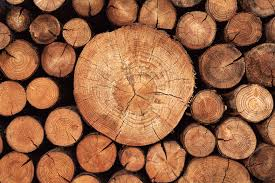
#> input picture lo5/smakk.jpeg, 275 x 183 px
$ python LBP.py
#> lines starting #> are read from the running program, lines starting #| are printed output that depends on the picture
import cv2
import numpy as np
from skimage.feature import local_binary_pattern
import matplotlib

matplotlib.use('Agg')
import matplotlib.pyplot as plt

path = 'smakk.jpeg'

gray_image = cv2.imread(path,cv2.IMREAD_GRAYSCALE)
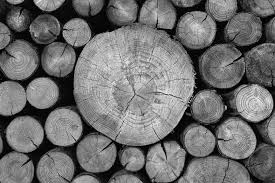
#> gray_image: shape (183, 275); min 0, max 244, mean 111.1

radius = 1
n_points = 8 * radius

lbp = local_binary_pattern(gray_image,n_points,radius,method='uniform')
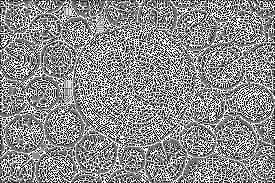
#> lbp: shape (183, 275) float64; min 0, max 9, mean 4.92; drawn with min black and max white

lbp_hist , _ = np.histogram(lbp.ravel(),bins=np.arange(0,n_points+3))
#> lbp_hist = [5014, 5019, 3101, 4341, 6245, 4046, 3007, 4898, 6000, 8654]

lbp_hist = lbp_hist.astype(float)

lbp_hist /= (lbp_hist.sum() + 1e-6)
#> lbp_hist = [0.0996, 0.0997, 0.0616, 0.0863, 0.124, 0.0804, 0.0598, 0.0973, 0.119, 0.172]


lbp_display = (lbp * (255 / lbp.max())).astype(np.uint8)

cv2.imshow('grey' , gray_image)
cv2.imshow('LBP' , lbp_display)

cv2.waitKey(0)
cv2.destroyAllWindows()

plt.figure(figsize=(8,6))
plt.bar(np.arange(0,len(lbp_hist)),lbp_hist,color='purple')
plt.title("LBP Histogram")
plt.xlabel("prototypes")
plt.ylabel("pixels")

plt.savefig("finish.png")
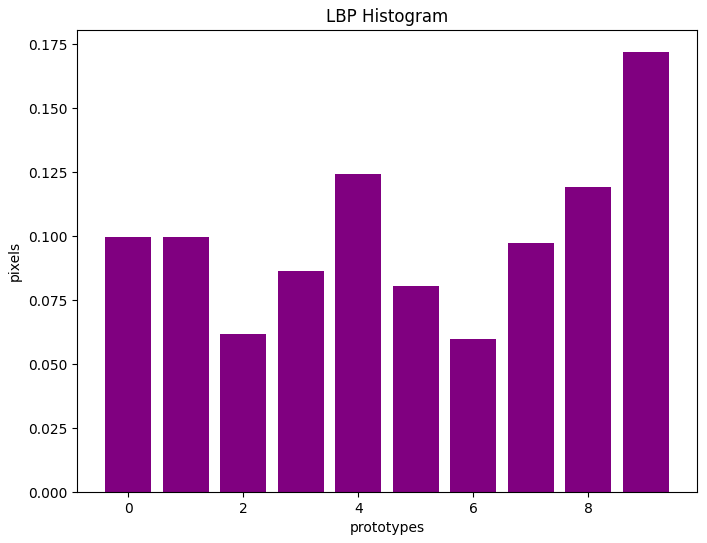
#> figure drawn by matplotlib, 1 panel; tallest bar 0.172 high, from x = 8.6 to 9.4
